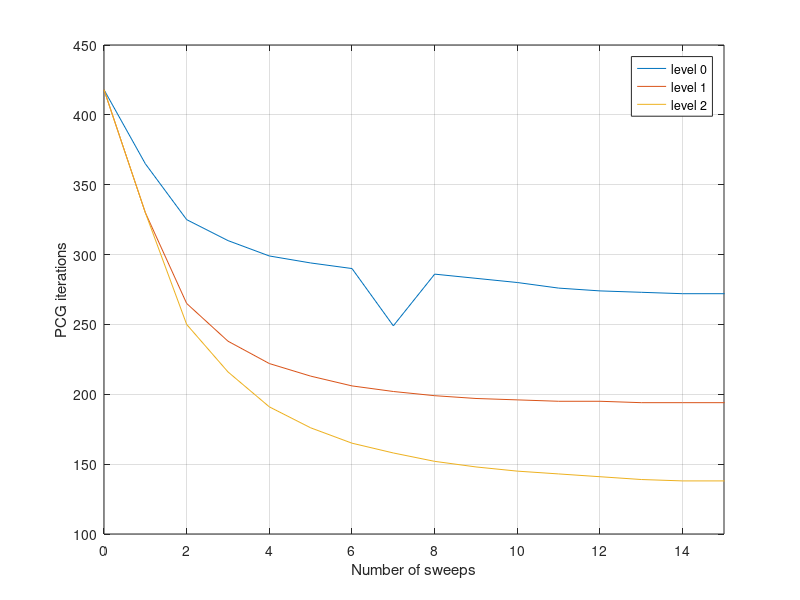

Here is the MATLAB script that generated this plot: (Note: this script raises an error after producing the figure.)
%synchronous
%level 0, 1, 2
s=[
 0   418   418   418
 1   365   330   330
 2   325   265   250
 3   310   238   216
 4   299   222   191
 5   294   213   176
 6   290   206   165
 7   249   202   158
 8   286   199   152
 9   283   197   148
10   280   196   145
11   276   195   143
12   274   195   141
13   273   194   139
14   272   194   138
15   272   194   138
16   271   194   137
17   271   194   137
18   271   194   136
19   271   194   136
20   271   194   136
];
clf
plot(s(:,1),s(:,2));hold on
plot(s(:,1),s(:,3));
plot(s(:,1),s(:,4));
legend('level 0', 'level 1', 'level 2');
xlabel('Number of sweeps');
ylabel('PCG iterations');
xlim([0 15])
grid on
fig=gcf;fig.PaperUnits='inches';fig.PaperPosition=[0 0 3*1.618 3];

%asynchronous
% ordering and scheduling?
%level 0,1,2
a0=[
 0   418   418   418   418   418
 1   317   315   267   315   319
 2   272   275   266   268   271
 3   269   269   268   269   269
 4   270   271   271   271   271
 5   271   271   271   271   271
 6   271   271   271   271   271
];
a=a0;
clf;
plot(a(:,1),a(:,2));hold on
plot(a(:,1),a(:,3));
plot(a(:,1),a(:,4));
plot(a(:,1),a(:,5));
plot(a(:,1),a(:,6));
xlabel('Number of sweeps');
ylabel('PCG iterations');
grid on
fig=gcf;fig.PaperUnits='inches';fig.PaperPosition=[0 0 3*1.618/15*6 3];

a1=[
 0   418   418   418   418   418
 1   243   243   240   242   239
 2   199   199   199   198   199
 3   194   194   194   194   194
 4   194   194   194   194   194
 5   193   194   194   193   193
 6   193   193   193   193   193
];
a=a1;
clf;
plot(a(:,1),a(:,2));hold on
plot(a(:,1),a(:,3));
plot(a(:,1),a(:,4));
plot(a(:,1),a(:,5));
plot(a(:,1),a(:,6));
xlabel('Number of sweeps');
ylabel('PCG iterations');
grid on
fig=gcf;fig.PaperUnits='inches';fig.PaperPosition=[0 0 3*1.618 3];

a2=[
 0   418   418   418   418   418
 1   193   206   204   208   203
 2   146   146   145   145   145
 3   137   138   137   137   136
 4   135   135   135   135   135
 5   135   135   135   135   135
 6   135   135   135   135   135
];
a=a2;
clf;
plot(a(:,1),a(:,2));hold on
plot(a(:,1),a(:,3));
plot(a(:,1),a(:,4));
plot(a(:,1),a(:,5));
plot(a(:,1),a(:,6));
xlabel('Number of sweeps');
ylabel('PCG iterations');
grid on
fig=gcf;fig.PaperUnits='inches';fig.PaperPosition=[0 0 3*1.618/15*6 3];

%    level 0                level 1                level 2
a=[
  0  404  1.7e+04  41.1350  404  2.3e+04  41.1350  404  2.3e+04  41.1350
  1  318  3.8e+03  32.7491  256  5.7e+03  18.7110  206  7.0e+03  17.3239
  2  301  9.7e+02  32.1707  207  8.6e+02  12.4703  158  1.5e+03   6.7618
  3  298  1.7e+02  32.1117  193  1.8e+02  12.3845  132  4.8e+02   5.8985
  4  297  2.8e+01  32.1524  187  4.6e+01  12.4139  127  1.6e+02   5.8555
  5  297  4.4e+00  32.1613  186  1.4e+01  12.4230  126  6.5e+01   5.8706
%-1  297  0        32.1629  185  0        12.4272  126  0         5.8894
];

clf;
plot(a(:,1),a(:,2));hold on
plot(a(:,1),a(:,5));
plot(a(:,1),a(:,8));
xlabel('Number of sweeps');
%ylabel('PCG iterations');
grid on
fig=gcf;fig.PaperUnits='inches';fig.PaperPosition=[0 0 3*1.618/15*6 3];
